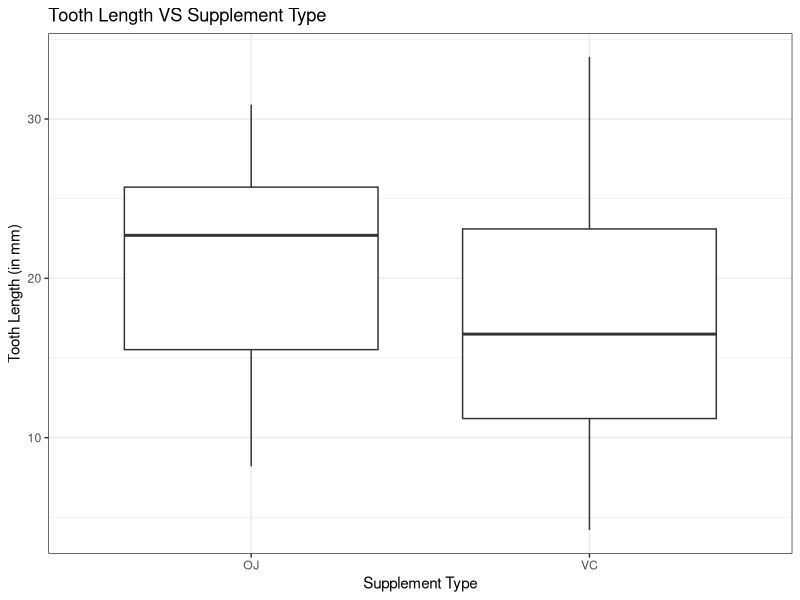
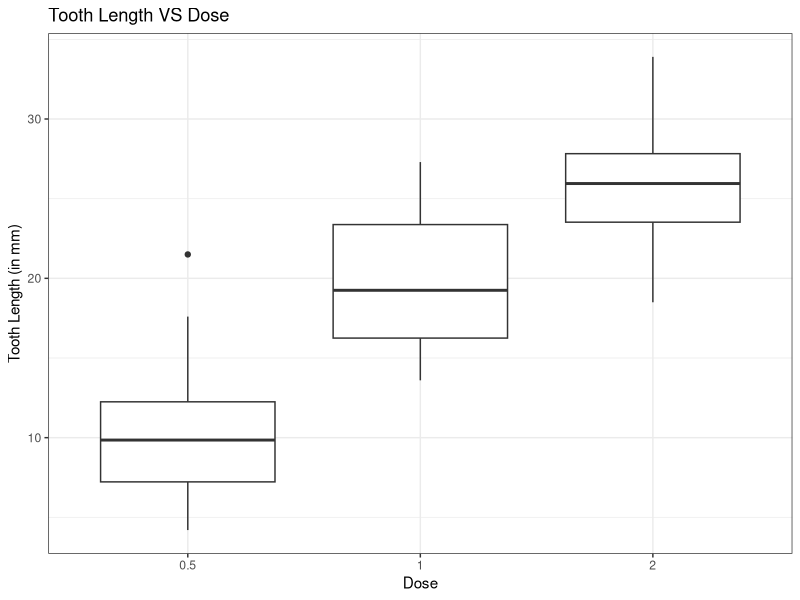
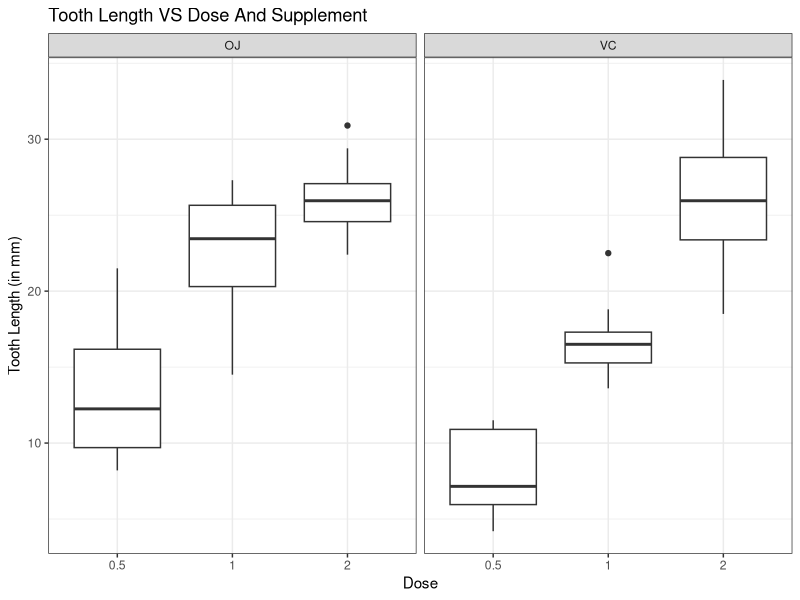

R code for these plots, in order: (Note: this script raises an error after producing the figures.)
## ---- chunk 1
library(datasets)
library(ggplot2)
# Load the dataset
data = ToothGrowth
# Look at data summary
summary(data)
# Check for any missing values
sum(complete.cases(data)) == nrow(data)
# How are doses and supplement divided
table(data$dose,data$supp)
# Check number of unique dose values
unique(data$dose)
# Convert the dose to factor since only three different levels exist
data$dose = as.factor(data$dose)
## ---- chunk 2
# Tooth Length Variation with supplement
p = ggplot(data,aes(supp,len)) + theme_bw() 
p = p + geom_boxplot() + xlab('Supplement Type') + ylab('Tooth Length (in mm)') + 
  labs(title='Tooth Length VS Supplement Type') +
  scale_fill_brewer(palette="Pastel2")  
print(p)
# Tooth Length Variation with doses
p = ggplot(data,aes(dose,len)) + theme_bw() 
p = p + geom_boxplot() + xlab('Dose') + ylab('Tooth Length (in mm)') + 
  labs(title='Tooth Length VS Dose')+ 
  scale_fill_brewer(palette="Pastel2") 
print(p)
# Tooth Length Variation with doses
p = ggplot(data,aes(dose,len)) + theme_bw() 
p = p + geom_boxplot() + xlab('Dose') + ylab('Tooth Length (in mm)') + 
  labs(title='Tooth Length VS Dose And Supplement') + facet_wrap(~supp) +
  scale_fill_brewer(palette="Pastel2")
print(p)
## ---- chunk 3
# Does Tooth Length vary with Dose for Orange Juice?  
df = data[data$supp=="OJ" & data$dose %in% c(0.5,1.0),]
t.test(len ~ dose, data = df, var.equal=FALSE, paired = FALSE, alternative="greater")
df = data[data$supp=="OJ" & data$dose %in% c(1.0,2.0),]
t.test(len ~ dose, data = df, var.equal=FALSE, paired = FALSE, alternative="greater")
## ---- chunk 4
# Does Tooth Length vary with Dose for Vitamin C?  
df = data[data$supp=="VC" & data$dose %in% c(0.5,1.0),]
t.test(len ~ dose, data = df, var.equal=FALSE, paired = FALSE, alternative="greater")
df = data[data$supp=="VC" & data$dose %in% c(1.0,2.0),]
t.test(len ~ dose, data = df, var.equal=FALSE, paired = FALSE, alternative="greater")
## ---- chunk 5
# Does Tooth Length vary with just supplement type?
df = data
t.test(len ~ supp, data = df, var.equal=FALSE, paired = FALSE)
## ---- chunk 6
# Does Tooth Length vary with supplement type for Dose of 0.5
df = data[data$dose %in% c(0.5),]
t.test(len ~ supp, data = df, var.equal=FALSE, paired = FALSE,alternative="less")
# Does Tooth Length vary with supplement type for Dose of 1.0
df = data[data$dose %in% c(1.0),]
t.test(len ~ supp, data = df, var.equal=FALSE, paired = FALSE,alternative="less")
# Does Tooth Length vary with supplement type for Dose of 2.0
df = data[data$dose %in% c(2.0),]
t.test(len ~ supp, data = df, var.equal=FALSE, paired = FALSE)
